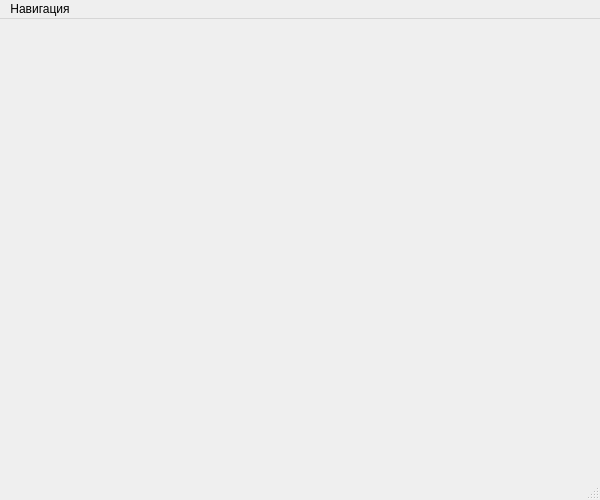
<?xml version="1.0" encoding="UTF-8"?>
<ui version="4.0">
 <class>MainWindow</class>
 <widget class="QMainWindow" name="MainWindow">
  <property name="geometry">
   <rect>
    <x>0</x>
    <y>0</y>
    <width>600</width>
    <height>500</height>
   </rect>
  </property>
  <property name="windowTitle">
   <string>ADITIM Monitor</string>
  </property>
  <widget class="QWidget" name="centralwidget">
   <layout class="QVBoxLayout" name="verticalLayout_main">
    <property name="spacing">
     <number>0</number>
    </property>
    <property name="leftMargin">
     <number>0</number>
    </property>
    <property name="topMargin">
     <number>0</number>
    </property>
    <property name="rightMargin">
     <number>0</number>
    </property>
    <property name="bottomMargin">
     <number>0</number>
    </property>
    <item>
     <widget class="QStackedWidget" name="stackedWidget_content">
      <property name="currentIndex">
       <number>0</number>
      </property>
     </widget>
    </item>
   </layout>
  </widget>
  <widget class="QMenuBar" name="menubar">
   <property name="geometry">
    <rect>
     <x>0</x>
     <y>0</y>
     <width>600</width>
     <height>22</height>
    </rect>
   </property>
   <widget class="QMenu" name="menu_navigation">
    <property name="title">
     <string>Навигация</string>
    </property>
    <addaction name="action_home"/>
    <addaction name="separator"/>
    <addaction name="action_profiles"/>
    <addaction name="action_products"/>
    <addaction name="action_tasks"/>
    <addaction name="separator"/>
    <addaction name="action_settings"/>
    <addaction name="action_reports"/>
   </widget>
   <addaction name="menu_navigation"/>
  </widget>
  <widget class="QStatusBar" name="statusbar"/>
  <action name="action_home">
   <property name="text">
    <string>🏠 Главная</string>
   </property>
  </action>
  <action name="action_profiles">
   <property name="text">
    <string>🏗️ Профили</string>
   </property>
  </action>
  <action name="action_products">
   <property name="text">
    <string>📦 Изделия</string>
   </property>
  </action>
  <action name="action_tasks">
   <property name="text">
    <string>📝 Задачи</string>
   </property>
  </action>
  <action name="action_settings">
   <property name="text">
    <string>⚙️ Настройки</string>
   </property>
  </action>
  <action name="action_reports">
   <property name="text">
    <string>📊 Отчеты</string>
   </property>
  </action>
 </widget>
 <resources/>
 <connections/>
</ui>
